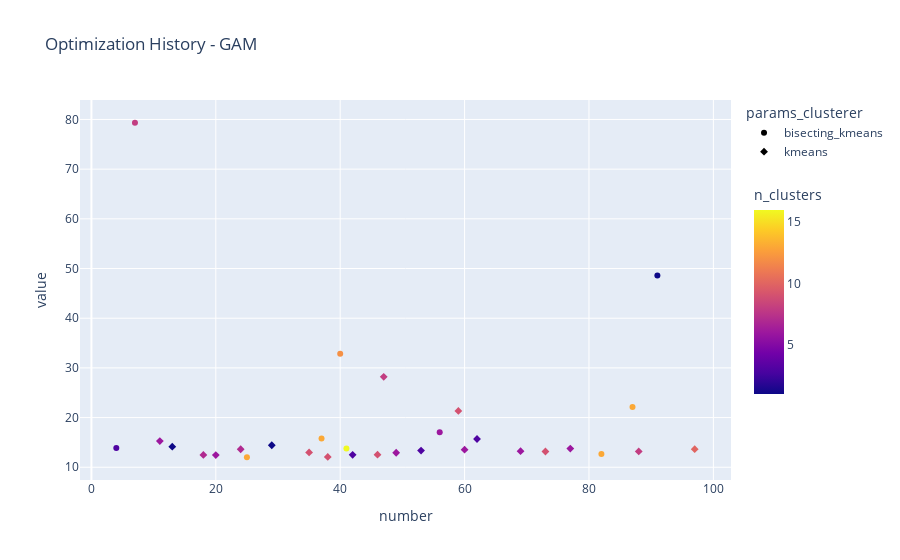

The code cell stored with this chart in its notebook:
### Code cell
fig = px.scatter(df_filter_gam, 
                 x="number", 
                 y="value", 
                 symbol="params_clusterer",
                 color="n_clusters",
                 title="Optimization History - GAM",)

fig.update_coloraxes(
    colorbar_title_side="top",
    colorbar=dict(len=0.6)  # reduz altura da barra de cor
)


fig.show()

### Figure 1 — Plotly figure (JSON) as saved in the notebook; plotly's stock layout.template omitted (floating-point values rounded to 4 significant figures)
{"data": [{"hovertemplate": "params_clusterer=bisecting_kmeans<br>number=%{x}<br>value=%{y}<br>n_clusters=%{marker.color}<extra></extra>", "legendgroup": "bisecting_kmeans", "marker": {"color": [3.0, 8.0, 13.0, 13.0, 12.0, 16.0, 6.0, 13.0, 13.0, 1.0], "coloraxis": "coloraxis", "symbol": "circle"}, "mode": "markers", "name": "bisecting_kmeans", "orientation": "v", "showlegend": true, "type": "scatter", "x": [4, 7, 25, 37, 40, 41, 56, 82, 87, 91], "xaxis": "x", "y": [13.87, 79.34, 12.01, 15.8, 32.86, 13.78, 17.05, 12.66, 22.12, 48.6], "yaxis": "y"}, {"hovertemplate": "params_clusterer=kmeans<br>number=%{x}<br>value=%{y}<br>n_clusters=%{marker.color}<extra></extra>", "legendgroup": "kmeans", "marker": {"color": [6.0, 1.0, 7.0, 6.0, 7.0, 1.0, 9.0, 9.0, 3.0, 9.0, 8.0, 6.0, 3.0, 9.0, 6.0, 3.0, 6.0, 9.0, 6.0, 8.0, 10.0], "coloraxis": "coloraxis", "symbol": "diamond"}, "mode": "markers", "name": "kmeans", "orientation": "v", "showlegend": true, "type": "scatter", "x": [11, 13, 18, 20, 24, 29, 35, 38, 42, 46, 47, 49, 53, 59, 60, 62, 69, 73, 77, 88, 97], "xaxis": "x", "y": [15.27, 14.14, 12.48, 12.46, 13.63, 14.43, 12.98, 12.09, 12.51, 12.53, 28.21, 12.92, 13.35, 21.34, 13.54, 15.69, 13.24, 13.17, 13.77, 13.18, 13.65], "yaxis": "y"}], "layout": {"coloraxis": {"colorbar": {"len": 0.6, "title": {"side": "top", "text": "n_clusters"}}, "colorscale": [[0, "#0d0887"], [0.1111, "#46039f"], [0.2222, "#7201a8"], [0.3333, "#9c179e"], [0.4444, "#bd3786"], [0.5556, "#d8576b"], [0.6667, "#ed7953"], [0.7778, "#fb9f3a"], [0.8889, "#fdca26"], [1, "#f0f921"]]}, "legend": {"title": {"text": "params_clusterer"}, "tracegroupgap": 0}, "title": {"text": "Optimization History - GAM"}, "xaxis": {"anchor": "y", "domain": [0, 1], "title": {"text": "number"}}, "yaxis": {"anchor": "x", "domain": [0, 1], "title": {"text": "value"}}}}
